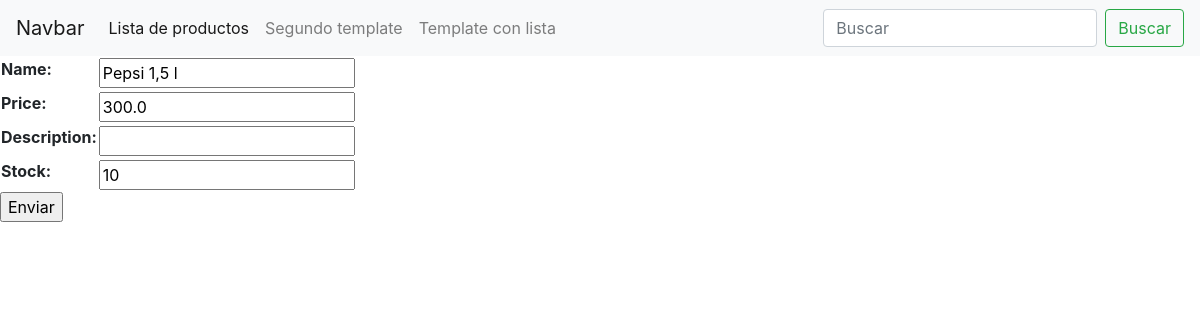
Page /products/update-product/4/ on the committed database.
### products/models.py (models this page shows, shortened)
class Products(models.Model):
    name= models.CharField(max_length=40)
    price= models.FloatField()
    description= models.CharField(max_length=200, null=True, blank=True)
    is_active=models.BooleanField(default=True)
    creation_date=models.DateField(auto_now_add=True,null=True,blank=True)
    stock=models.IntegerField()
    class Meta:
        verbose_name= "Product"
        verbose_name_plural= "Products"

### products/views.py (the view)
# urls.py: path("update-product/<int:pk>/",update_product,name="update-product"),
def update_product(request, pk):
    if request.method=="POST":
        form=Formulario_productos(request.POST)
        if form.is_valid():
            product= Products.objects.get(id=pk)
            product.name=form.cleaned_data["name"]
            product.description=form.cleaned_data["description"]
            product.price=form.cleaned_data["price"]
            product.stock=form.cleaned_data["stock"]
            product.save()
            return redirect(list_products)
    elif request.method=="GET":
        product=Products.objects.get(id=pk)
        form=Formulario_productos(initial={
            "name":product.name,
            "price":product.price,
            "description":product.description,
            "stock":product.stock})
        context={"form":form}
        return render(request,"products/update_product.html",context=context)

### products/forms.py
class Formulario_productos(forms.Form):
    name=forms.CharField(max_length=40)
    price=forms.FloatField()
    description=forms.CharField(max_length=200)
    stock=forms.IntegerField()

### templates/products/update_product.html (shortened to what this page needs)
{% extends 'base.html' %}
{% block contenido_que_cambia %}
<form action="" method="POST">
<table>
    {{form.as_table}}
</table>
<p><input type="submit" value="Enviar"></p>
</form>
{% endblock %}

### rows in the picture
Products: name "Pepsi 1,5 l", price "300.0", stock "10"
